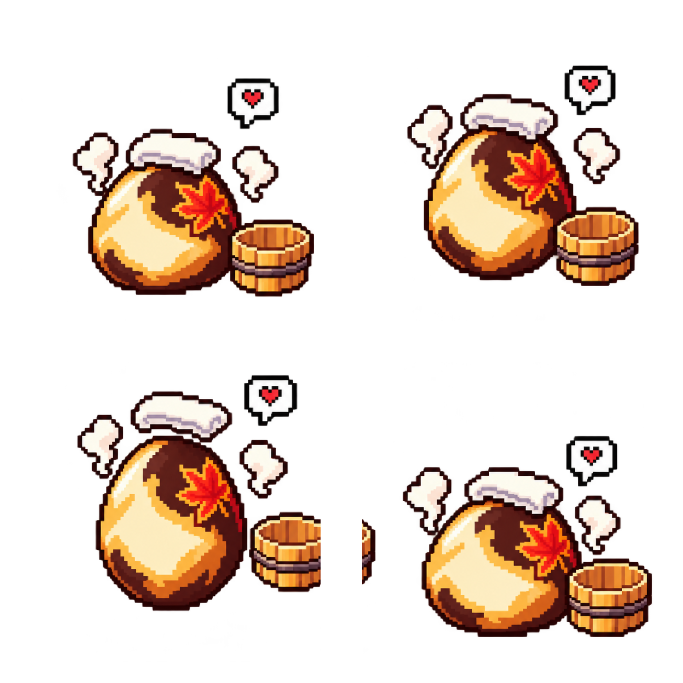
#> input picture tmp/imagegen/november_monsters_motion/monster_renewal_107_november_egg_happy_4f.png, 2048 x 2048 px, given in place of exec-04bd06f4-2717-4ecf-896b-5ba1b817e753.png, which was not available (shown at 1/3 size)
$ python build_oke_neko_walk.py
#> lines starting #> are read from the running program, lines starting #| are printed output that depends on the picture; pictures that were not available may be replaced by others from this repository, and a replacement may not be noted
#> in main, pose_a is the input picture: PIL image 2048x2048 RGBA; mean R, G, B, A 48.9, 34.3, 24.7, 70.2
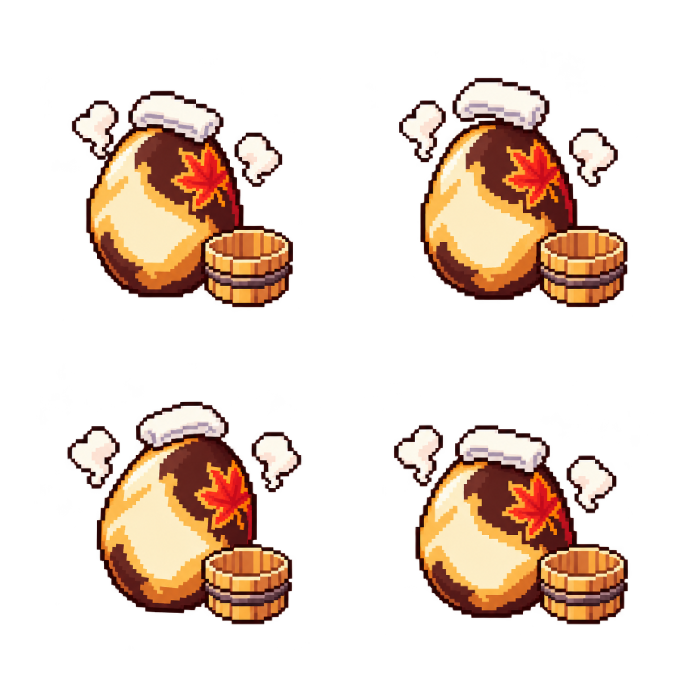
#> input picture tmp/imagegen/november_monsters_motion/monster_renewal_107_november_egg_sway_4f.png, 2048 x 2048 px, given in place of exec-c84c0f8f-1ce3-44cd-b444-d6514a6634cd.png, which was not available (shown at 1/3 size)
from pathlib import Path

from PIL import Image


POSE_A = Path("/Users/apple/.codex/generated_images/019deb05-ac39-7340-afc7-3eeffe1f0a17/exec-04bd06f4-2717-4ecf-896b-5ba1b817e753.png")
POSE_B = Path("/Users/apple/.codex/generated_images/019deb05-ac39-7340-afc7-3eeffe1f0a17/exec-c84c0f8f-1ce3-44cd-b444-d6514a6634cd.png")
OUTPUT = Path(__file__).resolve().parent / "oke_neko_walk_fixed_preview.png"
GIF_OUTPUT = Path(__file__).resolve().parent / "oke_neko_walk_fixed_preview.gif"

CELL = 1024
UPPER_BODY_BOTTOM = 955


def fixed_body_opposite_step(body_pose: Image.Image, leg_pose: Image.Image) -> Image.Image:
    frame = leg_pose.copy()
#> frame is the input picture: PIL image 2048x2048 RGBA; mean R, G, B, A 52.7, 36.8, 26.5, 71.2
    upper_body = body_pose.crop((0, 0, body_pose.width, UPPER_BODY_BOTTOM))
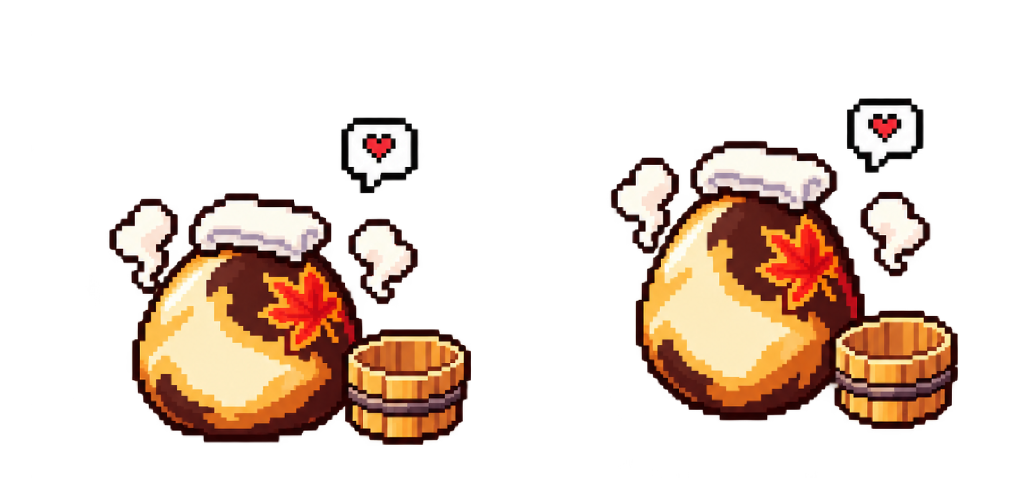
#> upper_body: PIL image 2048x955 RGBA (shown at 1/2 size); mean R, G, B, A 50.3, 35.2, 25.4, 72.1; transparent parts drawn white
    frame.paste(Image.new("RGBA", upper_body.size), (0, 0))
    frame.alpha_composite(upper_body, (0, 0))
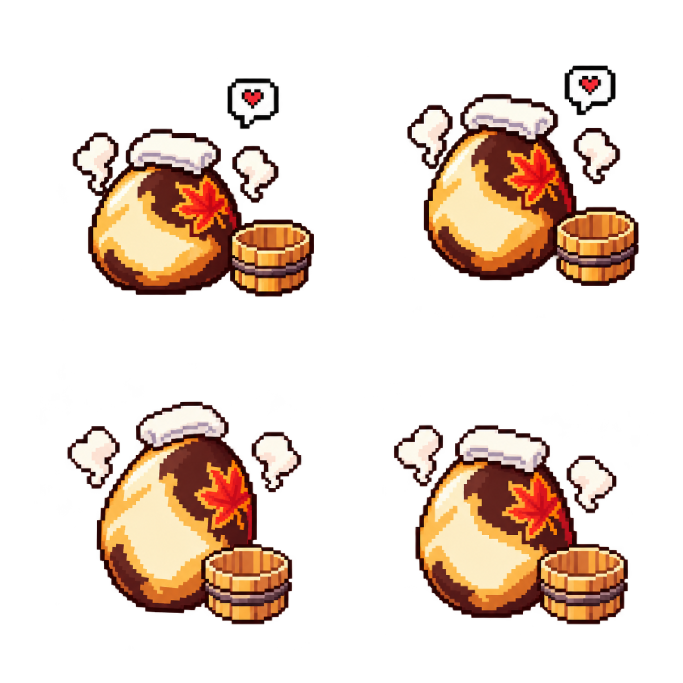
#> frame: PIL image 2048x2048 RGBA (shown at 1/3 size); mean R, G, B, A 49.5, 34.7, 25.1, 68.8; transparent parts drawn white
    return frame


def normalize(frame: Image.Image, y_offset: int = 0) -> Image.Image:
#> called with y_offset = 0
    bbox = frame.getchannel("A").getbbox()
#> bbox = (62, 62, 1963, 1986)
    if bbox is None:
        raise ValueError("empty frame")
    sprite = frame.crop(bbox)
    sprite.thumbnail((880, 880), Image.Resampling.NEAREST)
#> sprite: PIL image 869x880 RGBA
    canvas = Image.new("RGBA", (CELL, CELL))
#> canvas: PIL image 1024x1024 RGBA; every value is 0
    x = (CELL - sprite.width) // 2
#> x = 77
    y = (CELL - sprite.height) // 2 + y_offset
#> y = 72
    canvas.alpha_composite(sprite, (x, y))
    return canvas


def main() -> None:
    pose_a = Image.open(POSE_A).convert("RGBA")
    pose_b = fixed_body_opposite_step(pose_a, Image.open(POSE_B).convert("RGBA"))
    frames = [
        normalize(pose_a, 0),
        normalize(pose_b, -4),
        normalize(pose_a, -8),
        normalize(pose_b, -4),
    ]
#> call 2 of normalize, with y_offset = -4
#> in normalize (call 2), `sprite.thumbnail((880, 880), Image.Resampling.NEAREST)`:
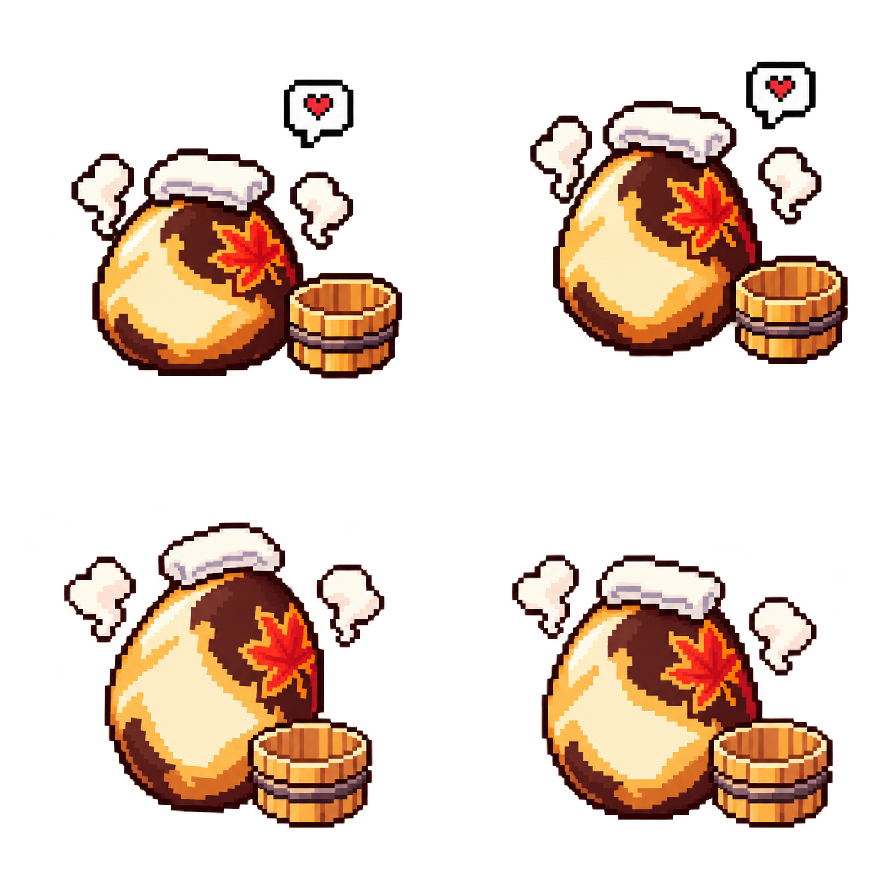
#> sprite: PIL image 869x880 RGBA; mean R, G, B, A 56.8, 39.8, 28.8, 78.9; transparent parts drawn white
#> call 3 of normalize, with y_offset = -8
#> in normalize (call 3), `canvas.alpha_composite(sprite, (x, y))`:
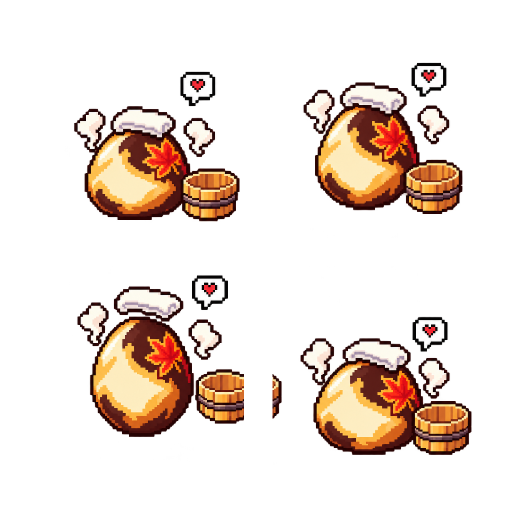
#> canvas: PIL image 1024x1024 RGBA (shown at 1/2 size); mean R, G, B, A 40.9, 28.6, 20.7, 58.7; transparent parts drawn white
    output = Image.new("RGBA", (CELL * 2, CELL * 2))
#> output: PIL image 2048x2048 RGBA; every value is 0
    for frame, position in zip(frames, ((0, 0), (CELL, 0), (0, CELL), (CELL, CELL))):
        output.alpha_composite(frame, position)
#> this loop made 4 passes
#> position on passes 1 to 4: (0, 0), (1024, 0), (0, 1024), (1024, 1024)
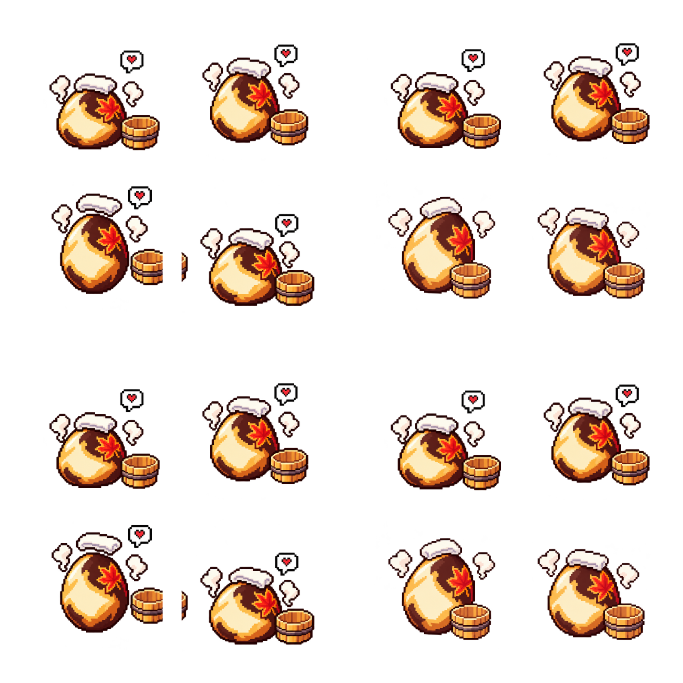
#> output: PIL image 2048x2048 RGBA (shown at 1/3 size); mean R, G, B, A 41.1, 28.8, 20.8, 58.1; transparent parts drawn white
    output.save(OUTPUT)

    previews = [frame.resize((480, 480), Image.Resampling.NEAREST) for frame in frames]
#> previews = 4 items
    previews[0].save(
        GIF_OUTPUT,
        save_all=True,
        append_images=previews[1:],
        duration=480,
        loop=0,
        disposal=2,
        transparency=0,
    )
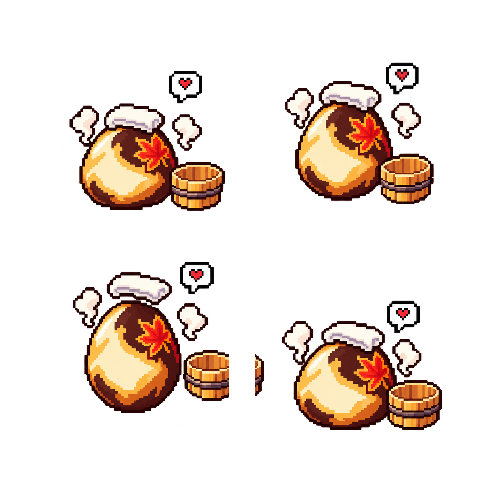
#> saved as oke_neko_walk_fixed_preview.gif: PIL image 480x480 RGBA; mean R, G, B, A 40.8, 28.6, 20.6, 58.8; transparent parts drawn white
    print(OUTPUT)
    print(GIF_OUTPUT)


if __name__ == "__main__":
    main()
